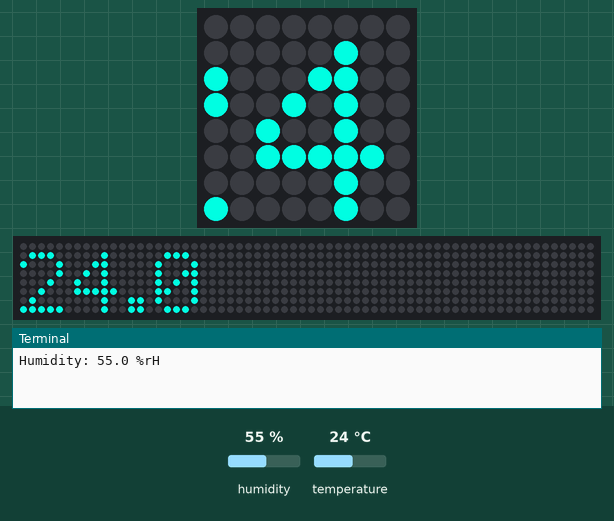
Recording of a program running on a simulated Raspberry Pi (BCM pin numbers) with a Sense HAT. On the bench: the Sense HAT's 8×8 RGB LED matrix, a strip that is not on the board, showing the scrolling text unrolled, the last lines printed to the terminal. The test bench sets the inputs (shaded band); at power-on: temperature 24 °C, humidity 55 %. The 64×8 strip is a reading aid, not a part: it shows the text the matrix is scrolling, unrolled, one strip-width of it at a time.

Above: at 1.28 s.
1.3 s: temperature set to 12 °C
At 3.2 s:
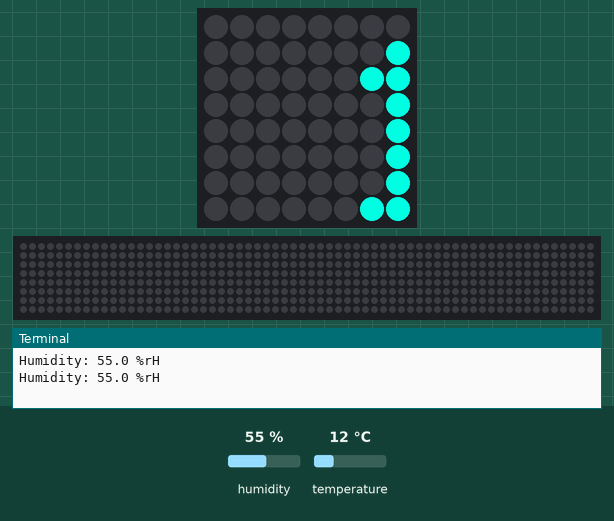
5.1 s: temperature set to 19 °C
At 8.33 s:
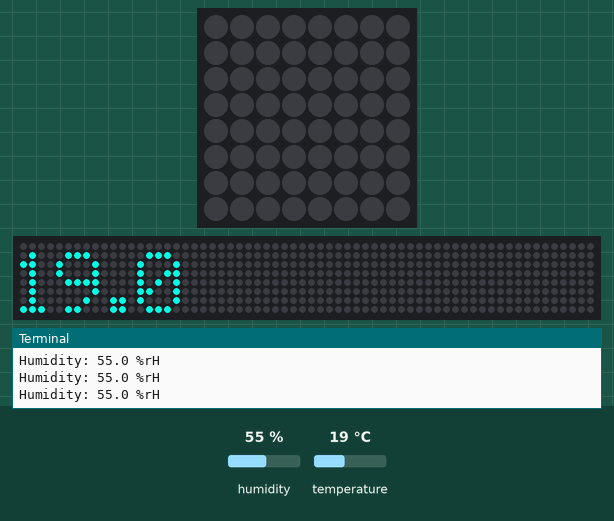
8.9 s: temperature set to 28 °C
At 11.36 s:
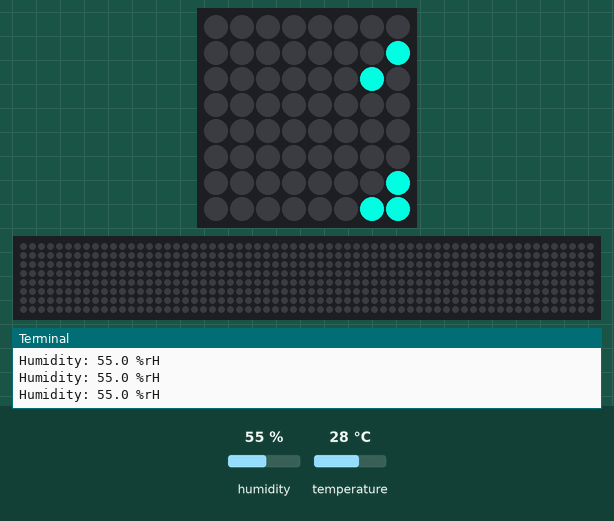

The program:

sense_hat_testr.py
```python
from sense_hat import SenseHat
from time import sleep

sense = SenseHat()
sense.set_imu_config(True, True, True)
sense.rotation = 270

while True:
    try:
        temp = sense.get_temperature_from_humidity()
        humidity = sense.get_humidity()
        print("Humidity: %s %%rH" % humidity)
     #   orientation = sense.get_orientation_degrees()
     #   print("p: {pitch}, r: {roll}, y: {yaw}".format(**orientation))
       # print(sense.accelerometer_raw)
       # print(sense.gyroscope_raw)
       # print(sense.compass_raw)
        sense.show_message(str(round(temp, 2)), text_colour=[0, 255, 224])
       # sleep()
    except KeyboardInterrupt:
        sense.clear()
        break
```
